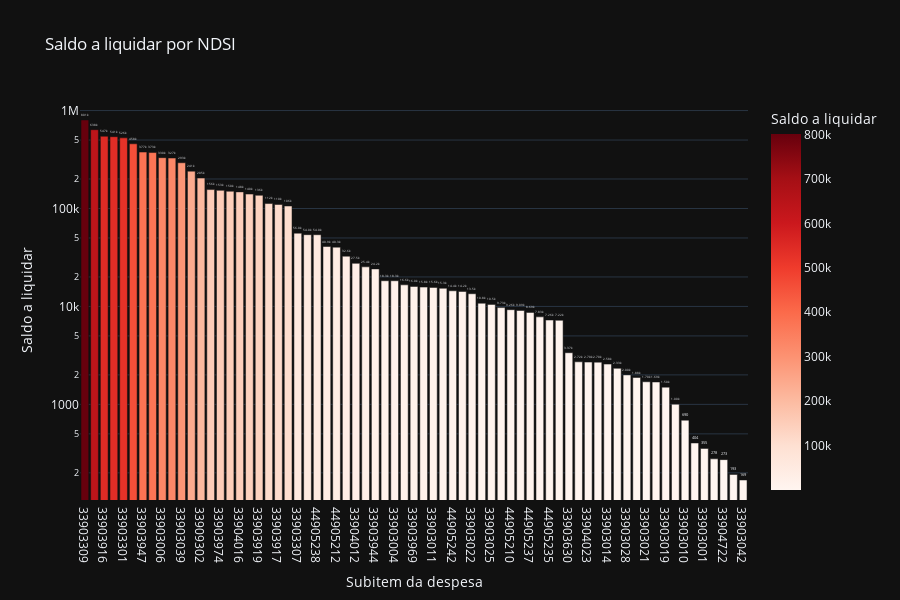

The cell this chart's notebook holds for it:
### Code cell
# Saldo a liquidar por Subitem
cols = ['NDSI', 'A_LIQUIDAR']

df_aux = df.loc[:, cols].groupby('NDSI').sum().sort_values(by= 'A_LIQUIDAR', ascending=False).reset_index()
df_aux = df_aux[df_aux['A_LIQUIDAR'] > 0]
fig = px.bar(df_aux, 
             x='NDSI', 
             y='A_LIQUIDAR',
             title='Saldo a liquidar por NDSI',
             labels={'NDSI':'Subitem da despesa', 'A_LIQUIDAR':'Saldo a liquidar'},
             text_auto='.3s',
             height=600,
             log_y=True,
             color='A_LIQUIDAR',
             color_continuous_scale = 'reds',
             template='plotly_dark')
fig.update_traces(textposition = 'outside', cliponaxis = False, hovertemplate=None)
fig.update_layout(hovermode="x unified")

fig.show()

### Figure 1 — Plotly figure (JSON) as saved in the notebook; plotly's stock layout.template omitted (floating-point values rounded to 4 significant figures)
{"data": [{"alignmentgroup": "True", "cliponaxis": false, "legendgroup": "", "marker": {"color": [800900.0, 637600.0, 546600.0, 540900.0, 526100.0, 457624, 376900.0, 372500.0, 330300.0, 327300.0, 293200.0, 240600.0, 204500, 156000.0, 153200.0, 149900.0, 147800.0, 140346, 136360, 112300.0, 109900.0, 106000.0, 56000.0, 54036, 53970.0, 40910.0, 40300.0, 32605, 27530.0, 25370.0, 24170.0, 18300.0, 18290.0, 16619, 16000, 15760.0, 15640.0, 15330.0, 14447, 14230.0, 13470.0, 10783, 10494, 9730, 9264.0, 9091.0, 8688, 7829, 7261.0, 7218, 3368.0, 2720, 2702.0, 2700, 2578.0, 2335.0, 2000, 1881, 1701, 1693.0, 1500, 1004.0, 690, 403.5, 355, 278.0, 272.8, 192.5, 169], "coloraxis": "coloraxis", "pattern": {"shape": ""}}, "name": "", "offsetgroup": "", "orientation": "v", "showlegend": false, "textposition": "outside", "texttemplate": "%{y:.3s}", "type": "bar", "x": ["33903309", "33903943", "33903916", "33903950", "33903301", "33903304", "33903947", "33903702", "33903006", "33903007", "33903039", "33901514", "33909302", "33903983", "33903974", "33903017", "33904016", "33901516", "33903919", "33903024", "33903917", "33903302", "33903307", "44905241", "44905238", "44905233", "44905212", "33903914", "33904012", "33903946", "33903944", "33903958", "33903004", "44905206", "33903969", "44905236", "33903011", "44905234", "44905242", "44905230", "33903022", "33903050", "33903025", "33903009", "44905210", "33903026", "44905237", "44905202", "44905235", "33903036", "33903630", "33903920", "33904023", "33903996", "33903014", "44905239", "33903028", "44905224", "33903021", "33903096", "33903019", "33903963", "33903010", "33903035", "33903001", "33903018", "33904722", "33914718", "33903042"], "xaxis": "x", "y": [800900.0, 637600.0, 546600.0, 540900.0, 526100.0, 457624, 376900.0, 372500.0, 330300.0, 327300.0, 293200.0, 240600.0, 204500, 156000.0, 153200.0, 149900.0, 147800.0, 140346, 136360, 112300.0, 109900.0, 106000.0, 56000.0, 54036, 53970.0, 40910.0, 40300.0, 32605, 27530.0, 25370.0, 24170.0, 18300.0, 18290.0, 16619, 16000, 15760.0, 15640.0, 15330.0, 14447, 14230.0, 13470.0, 10783, 10494, 9730, 9264.0, 9091.0, 8688, 7829, 7261.0, 7218, 3368.0, 2720, 2702.0, 2700, 2578.0, 2335.0, 2000, 1881, 1701, 1693.0, 1500, 1004.0, 690, 403.5, 355, 278.0, 272.8, 192.5, 169], "yaxis": "y"}], "layout": {"barmode": "relative", "coloraxis": {"colorbar": {"title": {"text": "Saldo a liquidar"}}, "colorscale": [[0, "rgb(255,245,240)"], [0.125, "rgb(254,224,210)"], [0.25, "rgb(252,187,161)"], [0.375, "rgb(252,146,114)"], [0.5, "rgb(251,106,74)"], [0.625, "rgb(239,59,44)"], [0.75, "rgb(203,24,29)"], [0.875, "rgb(165,15,21)"], [1, "rgb(103,0,13)"]]}, "height": 600, "hovermode": "x unified", "legend": {"tracegroupgap": 0}, "title": {"text": "Saldo a liquidar por NDSI"}, "xaxis": {"anchor": "y", "domain": [0, 1], "title": {"text": "Subitem da despesa"}}, "yaxis": {"anchor": "x", "domain": [0, 1], "title": {"text": "Saldo a liquidar"}, "type": "log"}}}
